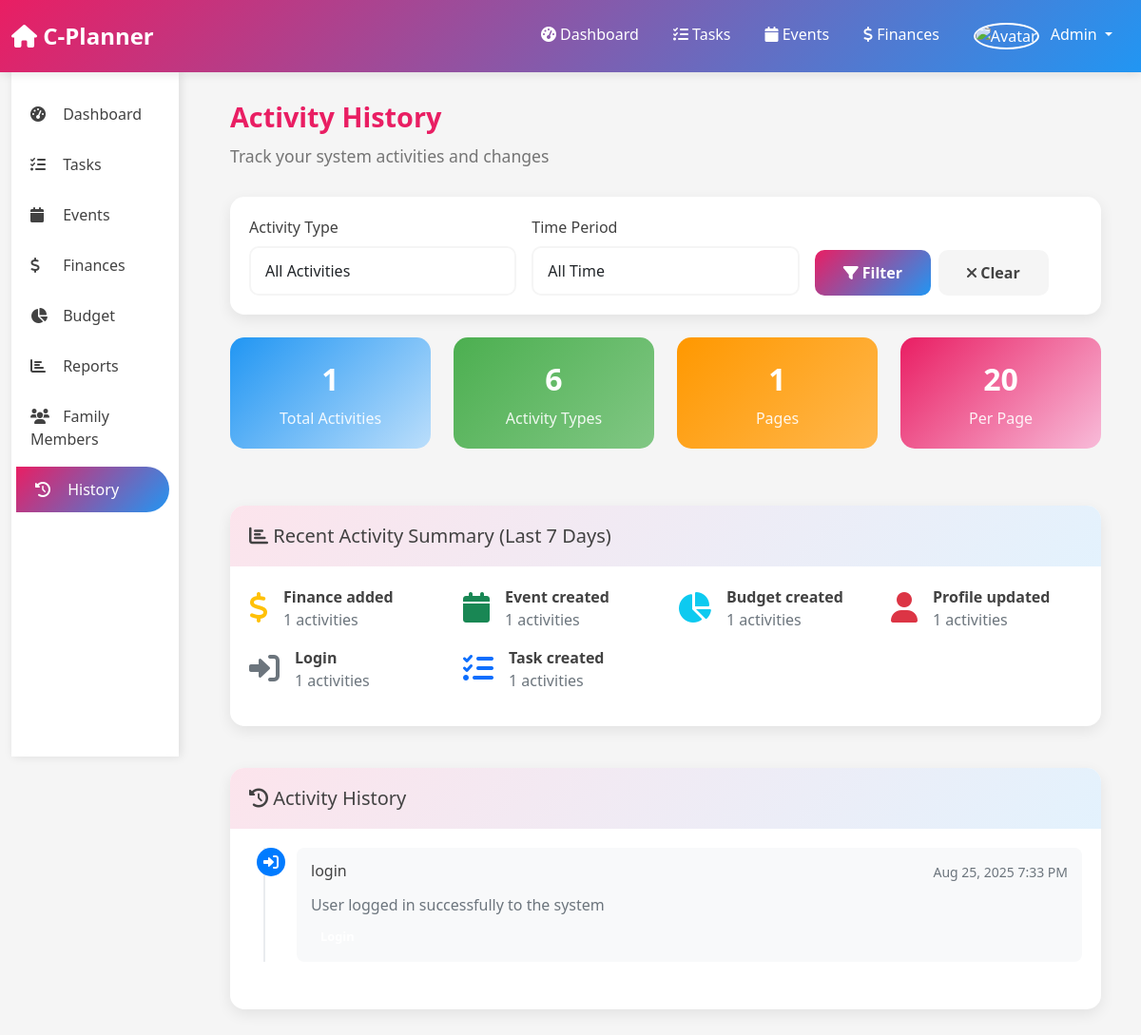
Page /history.php?type=system (signed in) on the committed database.
### tables this page shows
CREATE TABLE activity_log (
    id INT PRIMARY KEY AUTO_INCREMENT,
    user_id INT NOT NULL,
    activity_type ENUM('task_created', 'task_completed', 'task_updated', 'event_created', 'event_updated', 'finance_added', 'finance_updated', 'budget_created', 'budget_updated', 'profile_updated', 'login', 'logout') NOT NULL,
    description TEXT NOT NULL,
    entity_type ENUM('task', 'event', 'finance', 'budget', 'profile', 'system') NOT NULL,
    entity_id INT,
    ip_address VARCHAR(45),
    user_agent TEXT,
    created_at TIMESTAMP DEFAULT CURRENT_TIMESTAMP,
    FOREIGN KEY (user_id) REFERENCES users(id) ON DELETE CASCADE
);

### history.php (the view, shortened to what this page needs)
<?php
$database = new Database();
$db = $database->getConnection();
$filter_type = $_GET['type'] ?? 'all';
$filter_date = $_GET['date'] ?? 'all';
$page = max(1, intval($_GET['page'] ?? 1));
$per_page = 20;
$offset = ($page - 1) * $per_page;
$where_conditions = ["user_id = ?"];
$params = [$_SESSION['user_id']];
if ($filter_type != 'all') {
    $where_conditions[] = "entity_type = ?";
    $params[] = $filter_type;
}
$where_clause = implode(' AND ', $where_conditions);
$count_query = "SELECT COUNT(*) as total FROM activity_log WHERE $where_clause";
$count_stmt = $db->prepare($count_query);
$count_stmt->execute($params);
$total_records = $count_stmt->fetch(PDO::FETCH_ASSOC)['total'];
$total_pages = ceil($total_records / $per_page);
$history_query = "SELECT * FROM activity_log WHERE $where_clause ORDER BY created_at DESC LIMIT ? OFFSET ?";
$history_stmt = $db->prepare($history_query);
foreach ($params as $key => $value) {
    $history_stmt->bindValue($key + 1, $value);
}
$history_stmt->bindValue(count($params) + 1, (int)$per_page, PDO::PARAM_INT);
$history_stmt->bindValue(count($params) + 2, (int)$offset, PDO::PARAM_INT);
$history_stmt->execute();
$activities = $history_stmt->fetchAll(PDO::FETCH_ASSOC);
$recent_query = "SELECT activity_type, COUNT(*) as count FROM activity_log
                 WHERE user_id = ? AND created_at >= DATE_SUB(NOW(), INTERVAL 7 DAY)
                 GROUP BY activity_type ORDER BY count DESC";
$recent_stmt = $db->prepare($recent_query);
$recent_stmt->execute([$_SESSION['user_id']]);
$recent_activities = $recent_stmt->fetchAll(PDO::FETCH_ASSOC);
include 'includes/header.php';
?>
<div class="page-header">
    <h1 class="page-title">Activity History</h1>
    <p class="page-subtitle">Track your system activities and changes</p>
</div>
<div class="card mb-4">
    <div class="card-body">
        <form method="GET" class="row g-3">
            <div class="col-md-4">
                <label for="type" class="form-label">Activity Type</label>
                <select class="form-control" id="type" name="type">
                    <option value="all" <?php echo $filter_type == 'all' ? 'selected' : ''; ?>>All Activities</option>
                </select>
            </div>
            <div class="col-md-4">
                <label for="date" class="form-label">Time Period</label>
                <select class="form-control" id="date" name="date">
                    <option value="all" <?php echo $filter_date == 'all' ? 'selected' : ''; ?>>All Time</option>
                </select>
            </div>
            <div class="col-md-4 d-flex align-items-end">
                <button type="submit" class="btn btn-primary me-2">
                    <i class="fas fa-filter"></i> Filter
                </button>
                <a href="history.php" class="btn btn-secondary">
                    <i class="fas fa-times"></i> Clear
                </a>
            </div>
        </form>
    </div>
</div>
<div class="row mb-4">
    <div class="col-lg-3 col-md-6 mb-3">
        <div class="stats-card blue">
            <div class="stats-number"><?php echo $total_records; ?></div>
            <div class="stats-label">Total Activities</div>
        </div>
    </div>
    <div class="col-lg-3 col-md-6 mb-3">
        <div class="stats-card green">
            <div class="stats-number"><?php echo count($recent_activities); ?></div>
            <div class="stats-label">Activity Types</div>
        </div>
    </div>
    <div class="col-lg-3 col-md-6 mb-3">
        <div class="stats-card orange">
            <div class="stats-number"><?php echo $total_pages; ?></div>
            <div class="stats-label">Pages</div>
        </div>
    </div>
    <div class="col-lg-3 col-md-6 mb-3">
        <div class="stats-card pink">
            <div class="stats-number"><?php echo $per_page; ?></div>
            <div class="stats-label">Per Page</div>
        </div>
    </div>
</div>
<?php if (!empty($recent_activities)): ?>
<div class="row mb-4">
    <div class="col-12">
        <div class="card">
            <div class="card-header">
                <h5 class="mb-0">
                    <i class="fas fa-chart-bar"></i> Recent Activity Summary (Last 7 Days)
                </h5>
            </div>
            <div class="card-body">
                <div class="row">
                    <?php foreach ($recent_activities as $activity): ?>
                        <div class="col-md-3 col-sm-6 mb-3">
                            <div class="d-flex align-items-center">
                                <div class="activity-icon me-3">
                                    <?php
                                    $icon = '';
                                    $color = '';
                                    switch ($activity['activity_type']) {
                                        case 'task_created':
                                        case 'task_completed':
                                        case 'task_updated':
                                            $icon = 'fas fa-tasks';
                                            $color = 'text-primary';
                                            break;
                                        case 'event_created':
                                        case 'event_updated':
                                            $icon = 'fas fa-calendar';
                                            $color = 'text-success';
                                            break;
                                        case 'finance_added':
                                        case 'finance_updated':
                                            $icon = 'fas fa-dollar-sign';
                                            $color = 'text-warning';
                                            break;
                                        case 'budget_created':
                                        case 'budget_updated':
                                            $icon = 'fas fa-chart-pie';
                                            $color = 'text-info';
                                            break;
                                        case 'profile_updated':
                                            $icon = 'fas fa-user';
                                            $color = 'text-danger';
                                            break;
                                        case 'login':
                                        case 'logout':
                                            $icon = 'fas fa-sign-in-alt';
                                            $color = 'text-secondary';
                                            break;
                                    }
                                    ?>
                                    <i class="<?php echo $icon; ?> <?php echo $color; ?> fa-2x"></i>
                                </div>
                                <div>
                                    <div class="fw-bold"><?php echo ucfirst(str_replace('_', ' ', $activity['activity_type'])); ?></div>
                                    <div class="text-muted"><?php echo $activity['count']; ?> activities</div>
                                </div>
                            </div>
                        </div>
                    <?php endforeach; ?>
                </div>
            </div>
        </div>
    </div>
</div>
<?php endif; ?>
<div class="card">
    <div class="card-header">
        <h5 class="mb-0">
            <i class="fas fa-history"></i> Activity History
        </h5>
    </div>
    <div class="card-body">
        <?php if (empty($activities)): ?>
            <p class="text-muted text-center">No activities found for the selected filters.</p>
        <?php else: ?>
            <div class="d-none d-md-block">
                <div class="timeline">
                    <?php foreach ($activities as $activity): ?>
                        <div class="timeline-item">
                            <div class="timeline-marker">
                                <?php
                                $icon = '';
                                switch ($activity['activity_type']) {
                                    case 'login':
                                    case 'logout':
                                        $icon = 'fas fa-sign-in-alt';
                                        break;
                                }
                                ?>
                                <i class="<?php echo $icon; ?> text-white"></i>
                            </div>
                            <div class="timeline-content">
                                <div class="timeline-header">
                                    <h6 class="mb-1"><?php echo htmlspecialchars(str_replace('_', ' ', $activity['activity_type'])); ?></h6>
                                    <small class="text-muted">
                                        <?php echo date('M j, Y g:i A', strtotime($activity['created_at'])); ?>
                                    </small>
                                </div>
                                <div class="timeline-body">
                                    <p class="mb-2"><?php echo htmlspecialchars($activity['description']); ?></p>
                                    <span class="badge badge-info"><?php echo ucfirst(str_replace('_', ' ', $activity['activity_type'])); ?></span>
                                </div>
                            </div>
                        </div>
                    <?php endforeach; ?>
                </div>
            </div>
        <?php endif; ?>
    </div>
</div>
<?php include 'includes/footer.php'; ?>

### assets/css/style.css (style rules this page uses)
:root { --primary-pink: #e91e63; --secondary-pink: #f8bbd9; --light-pink: #fce4ec; --primary-blue: #2196f3; --secondary-blue: #bbdefb; --light-blue: #e3f2fd; --dark-blue: #1976d2; --white: #ffffff; --light-gray: #f5f5f5; --gray: #757575; --dark-gray: #424242; --success: #4caf50; --warning: #ff9800; --danger: #f44336; --info: #00bcd4; }
* { margin: 0; padding: 0; box-sizing: border-box; }
body { font-family: 'Segoe UI', Tahoma, Geneva, Verdana, sans-serif; background: linear-gradient(135deg, var(--light-pink) 0%, var(--light-blue) 100%); min-height: 100vh; color: var(--dark-gray); overflow-x: hidden; }
.form-control { width: 100%; padding: 12px 15px; border: 2px solid var(--light-gray); border-radius: 10px; font-size: 16px; transition: all 0.3s ease; }
.btn { padding: 12px 30px; border: none; border-radius: 10px; font-size: 16px; font-weight: 600; cursor: pointer; transition: all 0.3s ease; text-decoration: none; display: inline-block; text-align: center; }
.btn-primary { background: linear-gradient(135deg, var(--primary-pink), var(--primary-blue)); color: var(--white); }
.btn-secondary { background: var(--light-gray); color: var(--dark-gray); }
.page-header { margin-bottom: 30px; }
.page-title { color: var(--primary-pink); font-size: 2rem; font-weight: bold; margin-bottom: 10px; }
.page-subtitle { color: var(--gray); font-size: 1.1rem; }
.card { background: var(--white); border-radius: 15px; box-shadow: 0 5px 15px rgba(0, 0, 0, 0.08); border: none; margin-bottom: 20px; overflow: hidden; }
.card-header { background: linear-gradient(135deg, var(--light-pink), var(--light-blue)); border-bottom: none; padding: 20px; font-weight: 600; color: var(--dark-gray); }
.card-body { padding: 20px; }
.stats-card { text-align: center; padding: 20px; border-radius: 15px; margin-bottom: 20px; transition: all 0.3s ease; }
.stats-card.pink { background: linear-gradient(135deg, var(--primary-pink), var(--secondary-pink)); color: var(--white); }
.stats-card.blue { background: linear-gradient(135deg, var(--primary-blue), var(--secondary-blue)); color: var(--white); }
.stats-card.green { background: linear-gradient(135deg, var(--success), #81c784); color: var(--white); }
.stats-card.orange { background: linear-gradient(135deg, var(--warning), #ffb74d); color: var(--white); }
.stats-number { font-size: 2.5rem; font-weight: bold; margin-bottom: 5px; }
.stats-label { font-size: 1rem; opacity: 0.9; }
.badge { padding: 5px 10px; border-radius: 15px; font-size: 0.8rem; font-weight: 600; }
@media (max-width: 1200px) { .stats-number { font-size: 2rem; } }
@media (max-width: 1200px) { .page-title { font-size: 1.8rem; } }

### history.php (style rules this page uses)
.timeline { position: relative; padding-left: 30px; }
.timeline::before { content: ''; position: absolute; left: 15px; top: 0; bottom: 0; width: 2px; background: #e9ecef; }
.timeline-item { position: relative; margin-bottom: 30px; }
.timeline-marker { position: absolute; left: -22px; top: 0; width: 30px; height: 30px; border-radius: 50%; background: #007bff; display: flex; align-items: center; justify-content: center; z-index: 1; }
.timeline-content { background: #f8f9fa; border-radius: 8px; padding: 15px; margin-left: 20px; }
.timeline-header { display: flex; justify-content: space-between; align-items: flex-start; margin-bottom: 10px; }
.timeline-body p { margin-bottom: 10px; color: #6c757d; }

### rows in the picture
activity_log: activity_type "login", created_at "Aug 25, 2025 7:33 PM", description "User logged in successfully to the system"

### other values in the picture
$_SESSION['user_name'] "Admin"
$total_records "1"
count($recent_activities) "6"
$total_pages "1"
$per_page "20"
str_replace('_', ' ', $activity['activity_type']) "Finance added"
$activity['count'] "1"
str_replace('_', ' ', $activity['activity_type']) "Event created"
str_replace('_', ' ', $activity['activity_type']) "Budget created"
str_replace('_', ' ', $activity['activity_type']) "Profile updated"
str_replace('_', ' ', $activity['activity_type']) "Login"
str_replace('_', ' ', $activity['activity_type']) "Task created"
